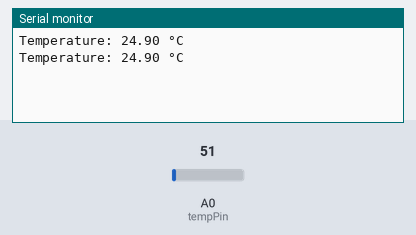
The sketch below on a simulated Arduino Uno, built with avr-gcc and run on an emulated ATmega328P. On the bench: the last lines printed to the serial monitor. The test bench sets the inputs (shaded band); at power-on: A0 (tempPin) = 51.

Above: at 1.8 s.
1.9 s: A0 (tempPin) set to 61
At 2.8 s:
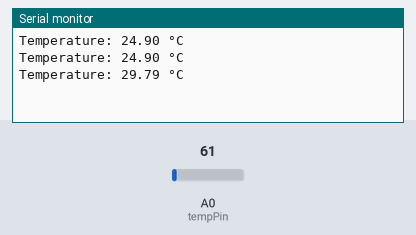
3.4 s: A0 (tempPin) set to 71
At 4.6 s:
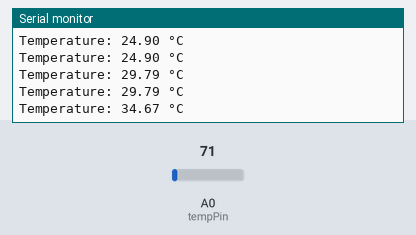
Timing chart, 0 to 6.4 s (numbered marks = the images above; inputs shaded):
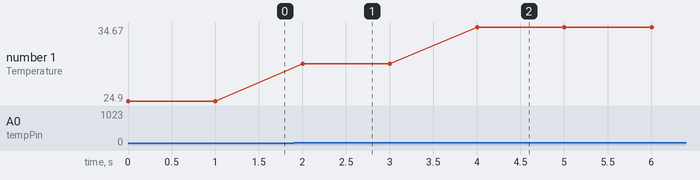

Measured:
- after the input at 1.9 s, the serial monitor: prints a new line after 0.10 s (image 1)
- after the input at 3.4 s, the serial monitor: prints a new line after 0.60 s (image 2)
- plotted number 1: 24.9 → 29.79 after the input at 1.9 s, 29.79 → 34.67 after the input at 3.4 s

The sketch:

Temperature_sensor.ino
```cpp
int tempPin = A0; // LM35 connected to analog pin A0
float tempC = 0;   // Variable to store temperature in Celsius

void setup() {
    Serial.begin(9600);  // Initialize serial communication
}

void loop() {
    int sensorValue = analogRead(tempPin);  // Read LM35 sensor value
    tempC = (sensorValue * 5.0 * 100.0) / 1024.0;  // Convert to Celsius
    Serial.print("Temperature: ");
    Serial.print(tempC);
    Serial.println(" °C");
    delay(1000); // Wait for 1 second before reading again
}
```
